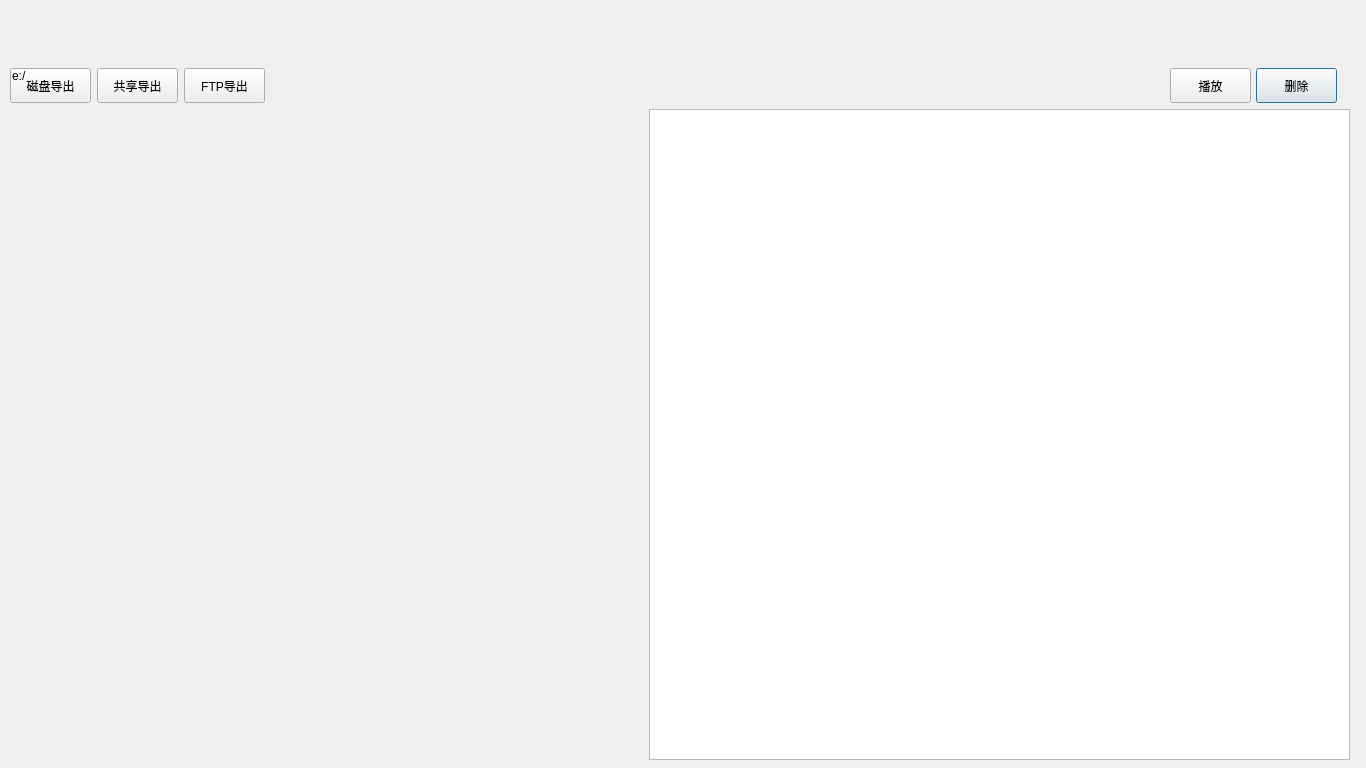
<?xml version="1.0" encoding="UTF-8"?>
<ui version="4.0">
 <class>FileManagerDlg</class>
 <widget class="QDialog" name="FileManagerDlg">
  <property name="geometry">
   <rect>
    <x>0</x>
    <y>0</y>
    <width>1366</width>
    <height>768</height>
   </rect>
  </property>
  <property name="windowTitle">
   <string>Dialog</string>
  </property>
  <widget class="QTreeView" name="treeView">
   <property name="geometry">
    <rect>
     <x>649</x>
     <y>109</y>
     <width>701</width>
     <height>651</height>
    </rect>
   </property>
  </widget>
  <widget class="QPushButton" name="deleteBtn">
   <property name="geometry">
    <rect>
     <x>1256</x>
     <y>68</y>
     <width>81</width>
     <height>35</height>
    </rect>
   </property>
   <property name="text">
    <string>删除</string>
   </property>
   <property name="icon">
    <iconset resource="fastvideo.qrc">
     <normaloff>:/images/delete.png</normaloff>:/images/delete.png</iconset>
   </property>
  </widget>
  <widget class="QPushButton" name="shareBtn">
   <property name="geometry">
    <rect>
     <x>97</x>
     <y>68</y>
     <width>81</width>
     <height>35</height>
    </rect>
   </property>
   <property name="text">
    <string>共享导出</string>
   </property>
  </widget>
  <widget class="QPushButton" name="diskBtn">
   <property name="geometry">
    <rect>
     <x>10</x>
     <y>68</y>
     <width>81</width>
     <height>35</height>
    </rect>
   </property>
   <property name="text">
    <string>磁盘导出</string>
   </property>
  </widget>
  <widget class="QPushButton" name="ftpBtn">
   <property name="geometry">
    <rect>
     <x>184</x>
     <y>68</y>
     <width>81</width>
     <height>35</height>
    </rect>
   </property>
   <property name="text">
    <string>FTP导出</string>
   </property>
  </widget>
  <widget class="QPushButton" name="fileplayBtn">
   <property name="geometry">
    <rect>
     <x>1170</x>
     <y>68</y>
     <width>81</width>
     <height>35</height>
    </rect>
   </property>
   <property name="text">
    <string>播放</string>
   </property>
   <property name="icon">
    <iconset resource="fastvideo.qrc">
     <normaloff>:/images/play.png</normaloff>:/images/play.png</iconset>
   </property>
  </widget>
  <widget class="QLabel" name="sourcePath_label">
   <property name="geometry">
    <rect>
     <x>12</x>
     <y>55</y>
     <width>761</width>
     <height>41</height>
    </rect>
   </property>
   <property name="text">
    <string>e:/</string>
   </property>
  </widget>
  <widget class="SourcefileWidget" name="sourcefileWidget" native="true">
   <property name="geometry">
    <rect>
     <x>2</x>
     <y>90</y>
     <width>1351</width>
     <height>681</height>
    </rect>
   </property>
  </widget>
 </widget>
 <customwidgets>
  <customwidget>
   <class>SourcefileWidget</class>
   <extends>QWidget</extends>
   <header>sourcefilewidget.h</header>
   <container>1</container>
  </customwidget>
 </customwidgets>
 <resources>
  <include location="fastvideo.qrc"/>
 </resources>
 <connections/>
</ui>
